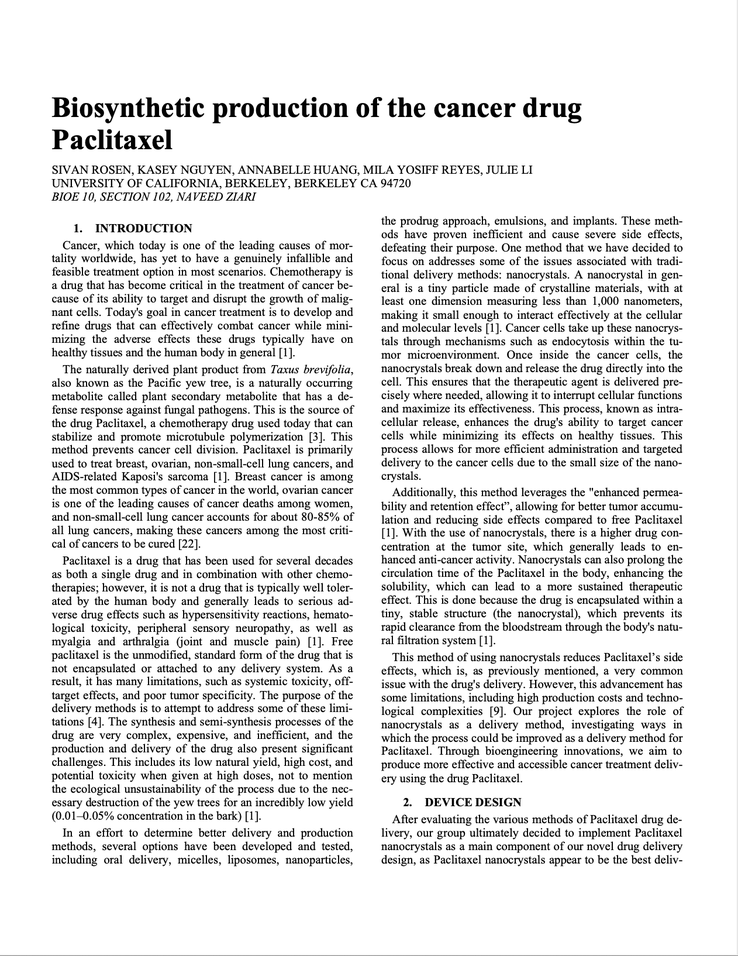
#> input picture document-tools/test.png, 738 x 956 px, shrunk from 1262 x 1634 before the run
$ jupyter execute ocr.ipynb   (shell and % lines are left out)
#> lines starting #> are read from the running program, lines starting #| are printed output that depends on the picture; after the words box and inside, x2 and y2 are one past the last pixel; in counts of white or black regions, pixels touching at a corner belong together
[cell 1]
import pytesseract
from PIL import Image
import cv2
import numpy as np
import matplotlib.pyplot as plt

[cell 2]
# simple OCR class --> without pre-processing of the image
class BasicOCR:
    def __init__(self):
        self.tesseract_path = '/opt/homebrew/bin/tesseract'
        pytesseract.pytesseract.tesseract_cmd = self.tesseract_path

    def basic_ocr(self, image_path):
#> called with image_path = 'test.png'
        try:
            image = Image.open(image_path)
#> image is the input picture: PIL image 738x956 RGBA; mean R, G, B, A 228.1, 228.1, 228.1, 255
            text = pytesseract.image_to_string(image)
            return text.strip()
        except Exception as e:
            print(f"Error: {str(e)}")
            return None

ocr = BasicOCR()
print("OCR instance created successfully")

[cell 3]
# test BasicOCR with image (REPLACE png FILE)
image_path = 'test.png'

try:
    text = ocr.basic_ocr(image_path)
    if text:
        print("Extracted Text:")
        print("-" * 50)
        print(text)
        print("-" * 50)
    else:
        print("No text was extracted")
except Exception as e:
    print(f"An error occurred: {str(e)}")

[cell 4]
# advanced OCR class that gets rid of all the noise + distractions
class AdvancedOCR:
    def __init__(self):
        self.tesseract_path = '/opt/homebrew/bin/tesseract'
        pytesseract.pytesseract.tesseract_cmd = self.tesseract_path

    def preprocess(self, image):
        gray = cv2.cvtColor(image, cv2.COLOR_BGR2GRAY)
        _, thresh = cv2.threshold(gray, 0, 255, cv2.THRESH_OTSU)
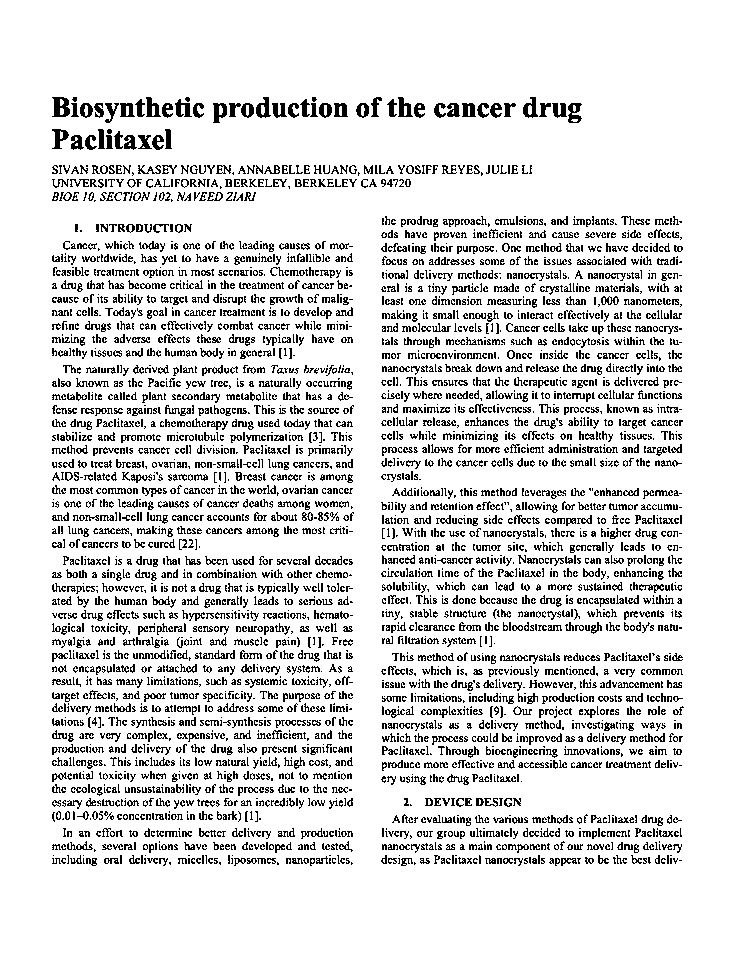
#> thresh: shape (956, 738); 87% white; black in thin lines or dots, all inside (x1, y1, x2, y2) = (52, 97, 684, 866)
        return thresh

    def process_image(self, image_path):
        try:
            image = cv2.imread(image_path)
            processed = self.preprocess(image)
            text = pytesseract.image_to_string(processed)
            return text.strip()
        except Exception as e:
            print(f"Error: {str(e)}")
            return None

advanced_ocr = AdvancedOCR()
print("OCR instance created successfully")
